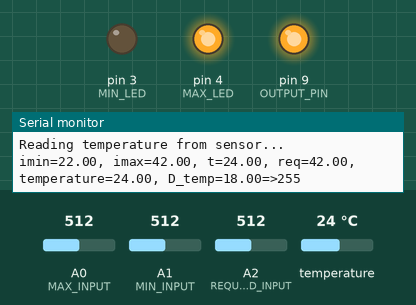
Recording of a sketch running on a simulated Arduino Uno, built with avr-gcc and run on an emulated ATmega328P. Parts: output pins drawn as LEDs (lit = HIGH), the last lines printed to the serial monitor. Dashed ring = blinking. Inputs (shaded band) come from the test bench; at power-on: temperature 24 °C, A2 (REQUESTED_INPUT) = 512, A0 (MAX_INPUT) = 512, A1 (MIN_INPUT) = 512.

Above: at 2.6 s.
2.7 s: temperature set to 36.4 °C
4.9 s: temperature set to 37.4 °C
At 7.0 s:
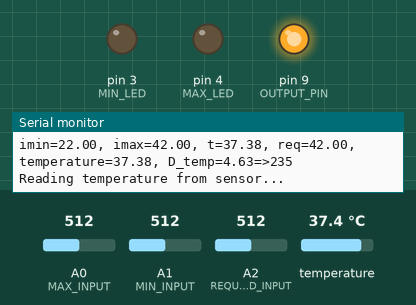
8.1 s: A2 (REQUESTED_INPUT) set to 992
At 10.2 s:
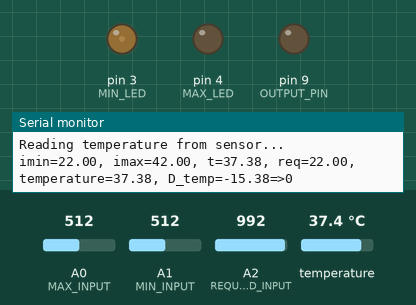
10.9 s: A2 (REQUESTED_INPUT) set to 870
12.4 s: A2 (REQUESTED_INPUT) set to 854
At 13.9 s:
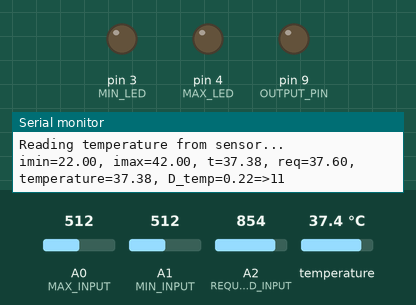
15.6 s: A2 (REQUESTED_INPUT) set to 716
At 20.8 s:
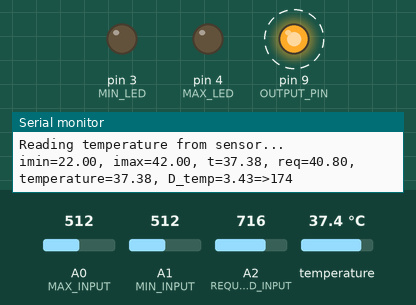
Timing chart, 0 to 22.3 s (numbered marks = the images above; inputs shaded):
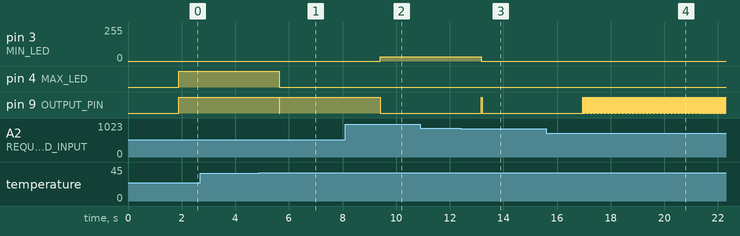

The sketch:

thermovest.ino
```cpp
#include <OneWire.h>
#include <DallasTemperature.h>

#define MAX_INPUT A0
#define MIN_INPUT A1
#define REQUESTED_INPUT A2

#define SENSOR_DATA_PIN 2
#define MIN_LED 3
#define MAX_LED 4

#define OUTPUT_PIN 9

#define MIN_TEMPERATURE 20.0
#define MAX_TEMPERATURE 40.0
#define TEMPERATURE_FINE_AMPL 2.0

#define MAX_TEMPERATURE_DIFF 5.0

long last = -1;
bool debug = true;
double temperature = -100;

OneWire oneWireDS(SENSOR_DATA_PIN);
DallasTemperature temp(&oneWireDS);

void setup()
{
  pinMode(OUTPUT_PIN, OUTPUT_PIN);
  digitalWrite(OUTPUT_PIN, LOW);

  pinMode(MIN_LED, OUTPUT_PIN);
  digitalWrite(MIN_LED, LOW);

  pinMode(MAX_LED, OUTPUT_PIN);
  digitalWrite(MAX_LED, LOW);

  pinMode(A0, INPUT);

  setPwmFrequency(OUTPUT_PIN, 1024);

  temp.begin();

  if (debug)
  {
    Serial.begin(9600);
  }
}

void loop()
{
  long tick = millis();
  if ((tick - last) > 1000)
  {
    ln("Reading temperature from sensor...");
    temp.requestTemperatures();
    delay(100);
    temperature = temp.getTempCByIndex(0);
    last = tick;
  }

  if (temperature <= -100){
    return;
  }
  double imin = convert(round(minT(analogRead(MIN_INPUT)) * 100), 0, 100, MIN_TEMPERATURE - TEMPERATURE_FINE_AMPL, MIN_TEMPERATURE + TEMPERATURE_FINE_AMPL);
  double imax = convert(round(maxT(analogRead(MAX_INPUT)) * 100), 0, 100, MAX_TEMPERATURE - TEMPERATURE_FINE_AMPL, MAX_TEMPERATURE + TEMPERATURE_FINE_AMPL);
  l("imin=");
  l(imin);
  l(", imax=");
  l(imax);
  l(", t=");
  l(temperature);
  double req = convert(round(reqT(analogRead(REQUESTED_INPUT)) * 100), 0, 100, imin, imax);
  l(", req=");
  l(req);
  l(", temperature=");
  l(temperature);
  l(", D_temp=");
  double dtemp = req - temperature;
  l(dtemp);
  l("=>");
  int out = convert(dtemp, 0, MAX_TEMPERATURE_DIFF, 0, 255);
  ln(out);
  if (out <= 0)
  {
    analogWrite(MIN_LED, 32);
    digitalWrite(MAX_LED, LOW);
  }
  else if (out >= 255)
  {
    analogWrite(MIN_LED, 0);
    digitalWrite(MAX_LED, HIGH);
  }
  else
  {
    digitalWrite(MIN_LED, LOW);
    digitalWrite(MAX_LED, LOW);
  }

  analogWrite(OUTPUT_PIN, out);
  delay(1000);
}

double minT(double in)
{
  double in2 = in * in;
  return 1.0 - (0.0000000217 * in2 * in - 0.0000344 * in2 + 0.0187 * in - 3.473);
}

double maxT(double in)
{
  double in2 = in * in;
  return 1.0 - (0.0000000368 * in2 * in - 0.0000675 * in2 + 0.0422 * in - 8.86);
}

double reqT(double in)
{
  if (in < 900)
  {
    return 1.01 - (1.116102 * pow(10, -21) * pow(in, 6.930044));
  }
  else
  {
    double r = 0.97 - (0.1596545 - 3.2456864 * pow(10, -10) * (1 - exp(0.02225626 * in)));
    if (r <= 0)
    {
      return 0;
    }
    else
    {
      return r;
    }
  }
}

double convert(double in, double imin, double imax, double omin, double omax)
{
  if (in <= imin)
  {
    return omin;
  }
  else if (in >= imax)
  {
    return omax;
  }

  double id = imax - imin;
  double od = omax - omin;
  double r = od / id;

  return (in - imin) * r + omin;
}

/**
 * Divides a given PWM pin frequency by a divisor.
 *
 * The resulting frequency is equal to the base frequency divided by
 * the given divisor:
 *   - Base frequencies:
 *      o The base frequency for pins 3, 9, 10, and 11 is 31250 Hz.
 *      o The base frequency for pins 5 and 6 is 62500 Hz.
 *   - Divisors:
 *      o The divisors available on pins 5, 6, 9 and 10 are: 1, 8, 64,
 *        256, and 1024.
 *      o The divisors available on pins 3 and 11 are: 1, 8, 32, 64,
 *        128, 256, and 1024.
 *
 * PWM frequencies are tied together in pairs of pins. If one in a
 * pair is changed, the other is also changed to match:
 *   - Pins 5 and 6 are paired on timer0
 *   - Pins 9 and 10 are paired on timer1
 *   - Pins 3 and 11 are paired on timer2
 *
 * Note that this function will have side effects on anything else
 * that uses timers:
 *   - Changes on pins 3, 5, 6, or 11 may cause the delay() and
 *     millis() functions to stop working. Other timing-related
 *     functions may also be affected.
 *   - Changes on pins 9 or 10 will cause the Servo library to function
 *     incorrectly.
 *
 * Thanks to macegr of the Arduino forums for his documentation of the
 * PWM frequency divisors. His post can be viewed at:
 *   http://forum.arduino.cc/index.php?topic=16612#msg121031
 */
void setPwmFrequency(int pin, int divisor)
{
  byte mode;
  if (pin == 5 || pin == 6 || pin == 9 || pin == 10)
  {
    switch (divisor)
    {
    case 1:
      mode = 0x01;
      break;
    case 8:
      mode = 0x02;
      break;
    case 64:
      mode = 0x03;
      break;
    case 256:
      mode = 0x04;
      break;
    case 1024:
      mode = 0x05;
      break;
    default:
      return;
    }
    if (pin == 5 || pin == 6)
    {
      TCCR0B = TCCR0B & 0b11111000 | mode;
    }
    else
    {
      TCCR1B = TCCR1B & 0b11111000 | mode;
    }
  }
  else if (pin == 3 || pin == 11)
  {
    switch (divisor)
    {
    case 1:
      mode = 0x01;
      break;
    case 8:
      mode = 0x02;
      break;
    case 32:
      mode = 0x03;
      break;
    case 64:
      mode = 0x04;
      break;
    case 128:
      mode = 0x05;
      break;
    case 256:
      mode = 0x06;
      break;
    case 1024:
      mode = 0x07;
      break;
    default:
      return;
    }
    TCCR2B = TCCR2B & 0b11111000 | mode;
  }
}

void l(const char msg[])
{
  if (debug)
  {
    Serial.print(msg);
  }
}

void ln(const char msg[])
{
  if (debug)
  {
    Serial.println(msg);
  }
}

void l(const int msg)
{
  if (debug)
  {
    Serial.print(msg);
  }
}

void ln(const int msg)
{
  if (debug)
  {
    Serial.println(msg);
  }
}

void l(const long msg)
{
  if (debug)
  {
    Serial.print(msg);
  }
}

void ln(const long msg)
{
  if (debug)
  {
    Serial.println(msg);
  }
}

void l(const float msg)
{
  if (debug)
  {
    Serial.print(msg);
  }
}

void ln(const float msg)
{
  if (debug)
  {
    Serial.println(msg);
  }
}

void l(const double msg)
{
  if (debug)
  {
    Serial.print(msg);
  }
}

void ln(const double msg)
{
  if (debug)
  {
    Serial.println(msg);
  }
}
```

Measured:
- the behaviour switches between 37 and 37.1 °C on temperature (found by bisection; images 0 and 1)
- after the input at 4.9 s, pin 4 (MAX_LED): HIGH → LOW after 0.75 s; pin 9 (OUTPUT_PIN): HIGH → LOW after 0.75 s, → HIGH 0.02 s later
- after the input at 8.1 s, pin 3 (MIN_LED): 0/255 → 32/255 after 1.3 s; pin 9 (OUTPUT_PIN): HIGH → LOW after 1.3 s
- after the input at 12.4 s, pin 3 (MIN_LED): 32/255 → 0/255 after 0.77 s; pin 9 (OUTPUT_PIN): LOW → HIGH after 0.77 s, → LOW 0.03 s later
- after the input at 15.6 s, pin 9 (OUTPUT_PIN): alternates HIGH for 0.02 s and LOW for 0.01 s, starting after 1.4 s
